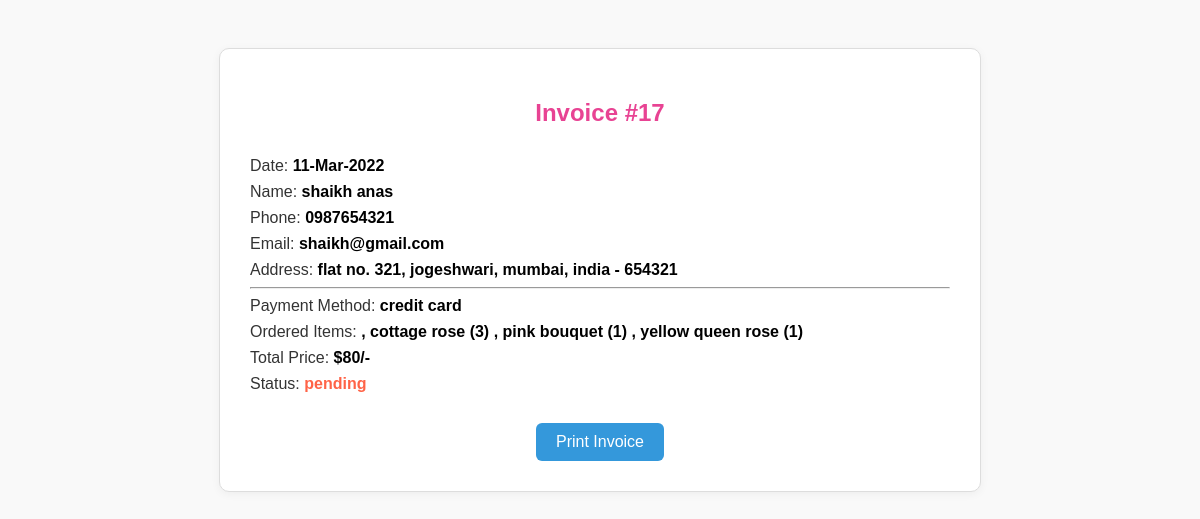
Screenshot of /invoice.php?id=17 (signed in) with the database file from the repository.
### tables this page shows
CREATE TABLE `orders` (
  `id` int(100) NOT NULL,
  `user_id` int(100) NOT NULL,
  `name` varchar(100) NOT NULL,
  `number` varchar(12) NOT NULL,
  `email` varchar(100) NOT NULL,
  `method` varchar(50) NOT NULL,
  `address` varchar(500) NOT NULL,
  `total_products` varchar(1000) NOT NULL,
  `total_price` int(100) NOT NULL,
  `placed_on` varchar(50) NOT NULL,
  `payment_status` varchar(20) NOT NULL DEFAULT 'pending'
);

### invoice.php (the view, shortened to what this page needs)
<?php
@include 'config.php';
$order_id = intval($_GET['id']);
$order_query = mysqli_query($conn, "SELECT * FROM orders WHERE id = '$order_id' AND user_id = '{$_SESSION['user_id']}'") or die('Query failed');
$order = mysqli_fetch_assoc($order_query);
?>
<!DOCTYPE html>
<html lang="en">
<head>
</head>
<body>
<div class="invoice-box">
   <h2>Invoice #<?php echo $order['id']; ?></h2>
   <p>Date: <span><?php echo $order['placed_on']; ?></span></p>
   <p>Name: <span><?php echo $order['name']; ?></span></p>
   <p>Phone: <span><?php echo $order['number']; ?></span></p>
   <p>Email: <span><?php echo $order['email']; ?></span></p>
   <p>Address: <span><?php echo $order['address']; ?></span></p>
   <hr>
   <p>Payment Method: <span><?php echo $order['method']; ?></span></p>
   <p>Ordered Items: <span><?php echo $order['total_products']; ?></span></p>
   <p>Total Price: <span>$<?php echo $order['total_price']; ?>/-</span></p>
   <p>Status:
      <span style="color:<?php echo ($order['payment_status'] == 'pending') ? 'tomato' : 'green'; ?>">
         <?php echo $order['payment_status']; ?>
      </span>
   </p>
   <div class="print-btn">
      <button onclick="window.print()"><i class="fas fa-print"></i> Print Invoice</button>
   </div>
</div>
</body>
</html>

### invoice.php (style rules this page uses)
body { font-family: Arial, sans-serif; padding: 40px; background-color: #f9f9f9; color: #333; }
.invoice-box { background: #fff; padding: 30px; border: 1px solid #ddd; border-radius: 10px; max-width: 700px; margin: auto; box-shadow: 0 2px 10px rgba(0,0,0,0.05); }
.invoice-box h2 { text-align: center; color: #e84393; margin-bottom: 30px; }
.invoice-box p { font-size: 16px; margin: 8px 0; }
.invoice-box span { font-weight: bold; color: #000; }
.print-btn { display: block; text-align: center; margin-top: 30px; }
.print-btn button { padding: 10px 20px; background-color: #3498db; color: white; border: none; border-radius: 6px; cursor: pointer; font-size: 16px; }

### rows the page displays
orders: id "17", placed_on "11-Mar-2022", name "shaikh anas", number "0987654321", email "shaikh@gmail.com", address "flat no. 321, jogeshwari, mumbai, india - 654321", method "credit card", total_products ", cottage rose (3) , pink bouquet (1) , yellow queen rose (1)", total_price "80", payment_status "pending"
